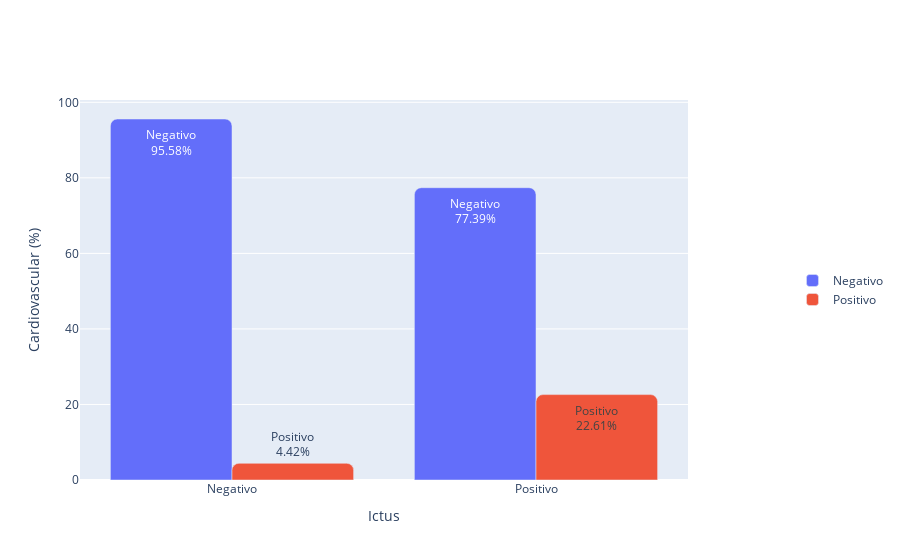

Source (notebook cell):
### Code cell
fig = go.Figure(
    data=[
        go.Bar(x=heart_df.Ictus, y=round(heart_df.Negativo*100,2), name="Negativo", text='Negativo', texttemplate="Negativo<br>%{y}%"),
        go.Bar(x=heart_df.Ictus, y=round(heart_df.Positivo*100,2), name="Positivo", text='Positivo', texttemplate="Positivo<br>%{y}%"),
    ],
    layout=dict(
        barcornerradius=7,
        xaxis=dict(title='Ictus'),
        yaxis=dict(title='Cardiovascular (%)'),
    ),
)
fig.update_layout(legend=dict(orientation="v", xanchor="center", x=1.25, y=0.5))
fig.show()
fig.write_image(os.path.join(os.path.dirname(os.path.dirname(os.path.abspath('file'))), 'utils', "image", "bar_cardio.png"))

### Figure 1 — Plotly figure (JSON) as saved in the notebook; plotly's stock layout.template omitted (floating-point values rounded to 4 significant figures)
{"data": [{"name": "Negativo", "text": "Negativo", "texttemplate": "Negativo<br>%{y}%", "type": "bar", "x": ["Negativo", "Positivo"], "y": [95.58, 77.39]}, {"name": "Positivo", "text": "Positivo", "texttemplate": "Positivo<br>%{y}%", "type": "bar", "x": ["Negativo", "Positivo"], "y": [4.42, 22.61]}], "layout": {"barcornerradius": 7, "legend": {"orientation": "v", "x": 1.25, "xanchor": "center", "y": 0.5}, "xaxis": {"title": {"text": "Ictus"}}, "yaxis": {"title": {"text": "Cardiovascular (%)"}}}}
